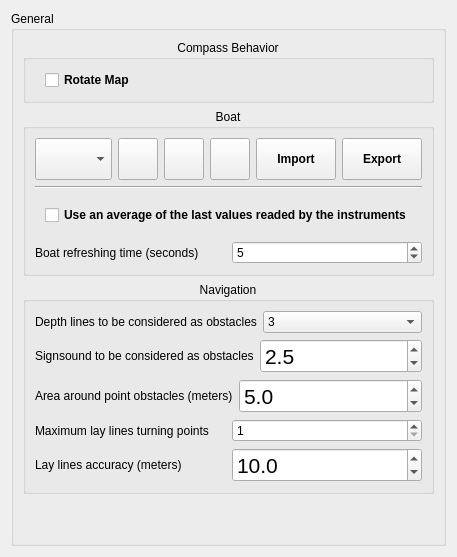
     <widget class="QWidget" name="generalTAB">
      <attribute name="title">
       <string>General</string>
      </attribute>
      <layout class="QVBoxLayout" name="verticalLayout_6">
       <item>
        <widget class="QGroupBox" name="groupBox_7">
         <property name="sizePolicy">
          <sizepolicy hsizetype="Expanding" vsizetype="Expanding">
           <horstretch>0</horstretch>
           <verstretch>0</verstretch>
          </sizepolicy>
         </property>
         <property name="title">
          <string>General</string>
         </property>
         <layout class="QVBoxLayout" name="verticalLayout_15">
          <item>
           <widget class="QGroupBox" name="groupBox_8">
            <property name="sizePolicy">
             <sizepolicy hsizetype="Expanding" vsizetype="Preferred">
              <horstretch>0</horstretch>
              <verstretch>0</verstretch>
             </sizepolicy>
            </property>
            <property name="font">
             <font/>
            </property>
            <property name="contextMenuPolicy">
             <enum>Qt::NoContextMenu</enum>
            </property>
            <property name="title">
             <string>Compass Behavior</string>
            </property>
            <property name="alignment">
             <set>Qt::AlignHCenter|Qt::AlignTop</set>
            </property>
            <property name="flat">
             <bool>true</bool>
            </property>
            <layout class="QVBoxLayout" name="verticalLayout_18">
             <property name="topMargin">
              <number>0</number>
             </property>
             <property name="bottomMargin">
              <number>0</number>
             </property>
             <item>
              <layout class="QVBoxLayout" name="verticalLayout_9">
               <property name="margin">
                <number>10</number>
               </property>
               <item>
                <widget class="QCheckBox" name="rotateMapCB">
                 <property name="font">
                  <font>
                   <weight>75</weight>
                   <italic>false</italic>
                   <bold>true</bold>
                  </font>
                 </property>
                 <property name="text">
                  <string>Rotate Map</string>
                 </property>
                </widget>
               </item>
              </layout>
             </item>
            </layout>
           </widget>
          </item>
          <item>
           <widget class="QGroupBox" name="groupBox_21">
            <property name="sizePolicy">
             <sizepolicy hsizetype="Expanding" vsizetype="Preferred">
              <horstretch>0</horstretch>
              <verstretch>0</verstretch>
             </sizepolicy>
            </property>
            <property name="font">
             <font/>
            </property>
            <property name="title">
             <string>Boat</string>
            </property>
            <property name="alignment">
             <set>Qt::AlignHCenter|Qt::AlignTop</set>
            </property>
            <property name="flat">
             <bool>true</bool>
            </property>
            <layout class="QVBoxLayout" name="verticalLayout_8">
             <item>
              <layout class="QHBoxLayout" name="horizontalLayout_5">
               <item>
                <widget class="QComboBox" name="boatNameBox">
                 <property name="sizePolicy">
                  <sizepolicy hsizetype="Expanding" vsizetype="Fixed">
                   <horstretch>0</horstretch>
                   <verstretch>0</verstretch>
                  </sizepolicy>
                 </property>
                 <property name="minimumSize">
                  <size>
                   <width>0</width>
                   <height>42</height>
                  </size>
                 </property>
                 <property name="baseSize">
                  <size>
                   <width>0</width>
                   <height>0</height>
                  </size>
                 </property>
                 <property name="font">
                  <font/>
                 </property>
                 <property name="toolTip">
                  <string>&lt;!DOCTYPE HTML PUBLIC &quot;-//W3C//DTD HTML 4.0//EN&quot; &quot;http://www.w3.org/TR/REC-html40/strict.dtd&quot;&gt;
&lt;html&gt;&lt;head&gt;&lt;meta name=&quot;qrichtext&quot; content=&quot;1&quot; /&gt;&lt;style type=&quot;text/css&quot;&gt;
p, li { white-space: pre-wrap; }
&lt;/style&gt;&lt;/head&gt;&lt;body style=&quot; font-family:'Sans Serif'; font-size:16pt; font-weight:400; font-style:normal;&quot;&gt;
&lt;p style=&quot; margin-top:0px; margin-bottom:0px; margin-left:0px; margin-right:0px; -qt-block-indent:0; text-indent:0px;&quot;&gt;Boat that will be used for sailing.&lt;/p&gt;&lt;/body&gt;&lt;/html&gt;</string>
                 </property>
                </widget>
               </item>
               <item>
                <widget class="QPushButton" name="editButton">
                 <property name="minimumSize">
                  <size>
                   <width>0</width>
                   <height>42</height>
                  </size>
                 </property>
                 <property name="font">
                  <font>
                   <weight>75</weight>
                   <italic>false</italic>
                   <bold>true</bold>
                  </font>
                 </property>
                 <property name="toolTip">
                  <string>&lt;!DOCTYPE HTML PUBLIC &quot;-//W3C//DTD HTML 4.0//EN&quot; &quot;http://www.w3.org/TR/REC-html40/strict.dtd&quot;&gt;
&lt;html&gt;&lt;head&gt;&lt;meta name=&quot;qrichtext&quot; content=&quot;1&quot; /&gt;&lt;style type=&quot;text/css&quot;&gt;
p, li { white-space: pre-wrap; }
&lt;/style&gt;&lt;/head&gt;&lt;body style=&quot; font-family:'Sans Serif'; font-size:16pt; font-weight:400; font-style:normal;&quot;&gt;
&lt;p style=&quot; margin-top:0px; margin-bottom:0px; margin-left:0px; margin-right:0px; -qt-block-indent:0; text-indent:0px;&quot;&gt;Edit the details of the selected boat.&lt;/p&gt;&lt;/body&gt;&lt;/html&gt;</string>
                 </property>
                 <property name="text">
                  <string/>
                 </property>
                 <property name="icon">
                  <iconset resource="../resources/resources.qrc">
                   <normaloff>:/configure.png</normaloff>:/configure.png</iconset>
                 </property>
                 <property name="iconSize">
                  <size>
                   <width>32</width>
                   <height>32</height>
                  </size>
                 </property>
                </widget>
               </item>
               <item>
                <widget class="QPushButton" name="newButton">
                 <property name="minimumSize">
                  <size>
                   <width>0</width>
                   <height>42</height>
                  </size>
                 </property>
                 <property name="font">
                  <font>
                   <weight>75</weight>
                   <italic>false</italic>
                   <bold>true</bold>
                  </font>
                 </property>
                 <property name="toolTip">
                  <string>&lt;!DOCTYPE HTML PUBLIC &quot;-//W3C//DTD HTML 4.0//EN&quot; &quot;http://www.w3.org/TR/REC-html40/strict.dtd&quot;&gt;
&lt;html&gt;&lt;head&gt;&lt;meta name=&quot;qrichtext&quot; content=&quot;1&quot; /&gt;&lt;style type=&quot;text/css&quot;&gt;
p, li { white-space: pre-wrap; }
&lt;/style&gt;&lt;/head&gt;&lt;body style=&quot; font-family:'Sans Serif'; font-size:16pt; font-weight:400; font-style:normal;&quot;&gt;
&lt;p style=&quot; margin-top:0px; margin-bottom:0px; margin-left:0px; margin-right:0px; -qt-block-indent:0; text-indent:0px;&quot;&gt;Add a new boat.&lt;/p&gt;&lt;/body&gt;&lt;/html&gt;</string>
                 </property>
                 <property name="text">
                  <string/>
                 </property>
                 <property name="icon">
                  <iconset resource="../resources/resources.qrc">
                   <normaloff>:/add</normaloff>:/add</iconset>
                 </property>
                 <property name="iconSize">
                  <size>
                   <width>32</width>
                   <height>32</height>
                  </size>
                 </property>
                </widget>
               </item>
               <item>
                <widget class="QPushButton" name="deleteButton">
                 <property name="minimumSize">
                  <size>
                   <width>0</width>
                   <height>42</height>
                  </size>
                 </property>
                 <property name="font">
                  <font>
                   <weight>75</weight>
                   <italic>false</italic>
                   <bold>true</bold>
                  </font>
                 </property>
                 <property name="toolTip">
                  <string>&lt;!DOCTYPE HTML PUBLIC &quot;-//W3C//DTD HTML 4.0//EN&quot; &quot;http://www.w3.org/TR/REC-html40/strict.dtd&quot;&gt;
&lt;html&gt;&lt;head&gt;&lt;meta name=&quot;qrichtext&quot; content=&quot;1&quot; /&gt;&lt;style type=&quot;text/css&quot;&gt;
p, li { white-space: pre-wrap; }
&lt;/style&gt;&lt;/head&gt;&lt;body style=&quot; font-family:'Sans Serif'; font-size:16pt; font-weight:400; font-style:normal;&quot;&gt;
&lt;p style=&quot; margin-top:0px; margin-bottom:0px; margin-left:0px; margin-right:0px; -qt-block-indent:0; text-indent:0px;&quot;&gt;Delete the selected boat.&lt;/p&gt;&lt;/body&gt;&lt;/html&gt;</string>
                 </property>
                 <property name="text">
                  <string/>
                 </property>
                 <property name="icon">
                  <iconset resource="../resources/resources.qrc">
                   <normaloff>:/button_cancel.png</normaloff>:/button_cancel.png</iconset>
                 </property>
                 <property name="iconSize">
                  <size>
                   <width>32</width>
                   <height>32</height>
                  </size>
                 </property>
                </widget>
               </item>
               <item>
                <widget class="QPushButton" name="importButton">
                 <property name="minimumSize">
                  <size>
                   <width>0</width>
                   <height>42</height>
                  </size>
                 </property>
                 <property name="font">
                  <font>
                   <weight>75</weight>
                   <italic>false</italic>
                   <bold>true</bold>
                  </font>
                 </property>
                 <property name="toolTip">
                  <string>&lt;!DOCTYPE HTML PUBLIC &quot;-//W3C//DTD HTML 4.0//EN&quot; &quot;http://www.w3.org/TR/REC-html40/strict.dtd&quot;&gt;
&lt;html&gt;&lt;head&gt;&lt;meta name=&quot;qrichtext&quot; content=&quot;1&quot; /&gt;&lt;style type=&quot;text/css&quot;&gt;
p, li { white-space: pre-wrap; }
&lt;/style&gt;&lt;/head&gt;&lt;body style=&quot; font-family:'Sans Serif'; font-size:16pt; font-weight:400; font-style:normal;&quot;&gt;
&lt;p style=&quot; margin-top:0px; margin-bottom:0px; margin-left:0px; margin-right:0px; -qt-block-indent:0; text-indent:0px;&quot;&gt;Import a UpWind boat file.&lt;/p&gt;&lt;/body&gt;&lt;/html&gt;</string>
                 </property>
                 <property name="text">
                  <string>Import</string>
                 </property>
                </widget>
               </item>
               <item>
                <widget class="QPushButton" name="exportButton">
                 <property name="minimumSize">
                  <size>
                   <width>0</width>
                   <height>42</height>
                  </size>
                 </property>
                 <property name="font">
                  <font>
                   <weight>75</weight>
                   <italic>false</italic>
                   <bold>true</bold>
                  </font>
                 </property>
                 <property name="toolTip">
                  <string>&lt;!DOCTYPE HTML PUBLIC &quot;-//W3C//DTD HTML 4.0//EN&quot; &quot;http://www.w3.org/TR/REC-html40/strict.dtd&quot;&gt;
&lt;html&gt;&lt;head&gt;&lt;meta name=&quot;qrichtext&quot; content=&quot;1&quot; /&gt;&lt;style type=&quot;text/css&quot;&gt;
p, li { white-space: pre-wrap; }
&lt;/style&gt;&lt;/head&gt;&lt;body style=&quot; font-family:'Sans Serif'; font-size:16pt; font-weight:400; font-style:normal;&quot;&gt;
&lt;p style=&quot; margin-top:0px; margin-bottom:0px; margin-left:0px; margin-right:0px; -qt-block-indent:0; text-indent:0px;&quot;&gt;Export the information of this boat to an xml file ( UpWind boat ).&lt;/p&gt;&lt;/body&gt;&lt;/html&gt;</string>
                 </property>
                 <property name="text">
                  <string>Export</string>
                 </property>
                </widget>
               </item>
              </layout>
             </item>
             <item>
              <widget class="Line" name="line">
               <property name="orientation">
                <enum>Qt::Horizontal</enum>
               </property>
              </widget>
             </item>
             <item>
              <layout class="QHBoxLayout" name="horizontalLayout_10">
               <property name="spacing">
                <number>6</number>
               </property>
               <property name="margin">
                <number>10</number>
               </property>
               <item>
                <widget class="QCheckBox" name="useAvgDataCheckBox">
                 <property name="font">
                  <font>
                   <weight>75</weight>
                   <italic>false</italic>
                   <bold>true</bold>
                  </font>
                 </property>
                 <property name="toolTip">
                  <string>&lt;!DOCTYPE HTML PUBLIC &quot;-//W3C//DTD HTML 4.0//EN&quot; &quot;http://www.w3.org/TR/REC-html40/strict.dtd&quot;&gt;
&lt;html&gt;&lt;head&gt;&lt;meta name=&quot;qrichtext&quot; content=&quot;1&quot; /&gt;&lt;style type=&quot;text/css&quot;&gt;
p, li { white-space: pre-wrap; }
&lt;/style&gt;&lt;/head&gt;&lt;body style=&quot; font-family:'Sans Serif'; font-size:9pt; font-weight:400; font-style:normal;&quot;&gt;
&lt;p style=&quot; margin-top:0px; margin-bottom:0px; margin-left:0px; margin-right:0px; -qt-block-indent:0; text-indent:0px;&quot;&gt;&lt;span style=&quot; font-size:16pt;&quot;&gt;Use an average of the 4 last values readed by the instruments to draw de boat and lay lines. Only uses the average of the TWA, wind velocity and boat angle (heading).&lt;/span&gt;&lt;/p&gt;&lt;/body&gt;&lt;/html&gt;</string>
                 </property>
                 <property name="text">
                  <string>Use an average of the last values readed by the instruments</string>
                 </property>
                </widget>
               </item>
              </layout>
             </item>
             <item>
              <layout class="QHBoxLayout" name="horizontalLayout_7">
               <item>
                <widget class="QLabel" name="boatRefreshTimeLabel">
                 <property name="font">
                  <font/>
                 </property>
                 <property name="text">
                  <string>Boat refreshing time (seconds)</string>
                 </property>
                 <property name="margin">
                  <number>10</number>
                 </property>
                </widget>
               </item>
               <item>
                <widget class="QSpinBox" name="boatRefreshTimeSpinBox">
                 <property name="font">
                  <font/>
                 </property>
                 <property name="toolTip">
                  <string>&lt;!DOCTYPE HTML PUBLIC &quot;-//W3C//DTD HTML 4.0//EN&quot; &quot;http://www.w3.org/TR/REC-html40/strict.dtd&quot;&gt;
&lt;html&gt;&lt;head&gt;&lt;meta name=&quot;qrichtext&quot; content=&quot;1&quot; /&gt;&lt;style type=&quot;text/css&quot;&gt;
p, li { white-space: pre-wrap; }
&lt;/style&gt;&lt;/head&gt;&lt;body style=&quot; font-family:'Sans Serif'; font-size:9pt; font-weight:400; font-style:normal;&quot;&gt;
&lt;p style=&quot; margin-top:0px; margin-bottom:0px; margin-left:0px; margin-right:0px; -qt-block-indent:0; text-indent:0px;&quot;&gt;&lt;span style=&quot; font-size:16pt;&quot;&gt;Interval of time for refreshing the boat graphic, the checkpoint and the lay lines. A safe value would be 5 seconds. Smaller values may damage the application performance.&lt;/span&gt;&lt;/p&gt;&lt;/body&gt;&lt;/html&gt;</string>
                 </property>
                 <property name="minimum">
                  <number>1</number>
                 </property>
                 <property name="value">
                  <number>5</number>
                 </property>
                </widget>
               </item>
              </layout>
             </item>
            </layout>
           </widget>
          </item>
          <item>
           <widget class="QGroupBox" name="groupBox_144">
            <property name="sizePolicy">
             <sizepolicy hsizetype="Expanding" vsizetype="Preferred">
              <horstretch>0</horstretch>
              <verstretch>0</verstretch>
             </sizepolicy>
            </property>
            <property name="font">
             <font/>
            </property>
            <property name="title">
             <string>Navigation</string>
            </property>
            <property name="alignment">
             <set>Qt::AlignHCenter|Qt::AlignTop</set>
            </property>
            <property name="flat">
             <bool>true</bool>
            </property>
            <layout class="QVBoxLayout" name="verticalLayout_17">
             <item>
              <layout class="QHBoxLayout" name="horizontalLayout_15">
               <item>
                <widget class="QLabel" name="mindepthLabel">
                 <property name="font">
                  <font/>
                 </property>
                 <property name="text">
                  <string>Depth lines to be considered as obstacles</string>
                 </property>
                 <property name="margin">
                  <number>10</number>
                 </property>
                </widget>
               </item>
               <item>
                <widget class="QComboBox" name="mindepthBox">
                 <property name="font">
                  <font/>
                 </property>
                 <item>
                  <property name="text">
                   <string>3</string>
                  </property>
                 </item>
                 <item>
                  <property name="text">
                   <string>6</string>
                  </property>
                 </item>
                </widget>
               </item>
              </layout>
             </item>
             <item>
              <layout class="QHBoxLayout" name="horizontalLayout_4">
               <item>
                <widget class="QLabel" name="signsoundLabel">
                 <property name="font">
                  <font/>
                 </property>
                 <property name="text">
                  <string>Signsound to be considered as obstacles</string>
                 </property>
                 <property name="margin">
                  <number>10</number>
                 </property>
                </widget>
               </item>
               <item>
                <widget class="QDoubleSpinBox" name="signsoundSpinBox">
                 <property name="font">
                  <font>
                   <pointsize>16</pointsize>
                  </font>
                 </property>
                 <property name="toolTip">
                  <string>&lt;!DOCTYPE HTML PUBLIC &quot;-//W3C//DTD HTML 4.0//EN&quot; &quot;http://www.w3.org/TR/REC-html40/strict.dtd&quot;&gt;
&lt;html&gt;&lt;head&gt;&lt;meta name=&quot;qrichtext&quot; content=&quot;1&quot; /&gt;&lt;style type=&quot;text/css&quot;&gt;
p, li { white-space: pre-wrap; }
&lt;/style&gt;&lt;/head&gt;&lt;body style=&quot; font-family:'Sans Serif'; font-size:9pt; font-weight:400; font-style:normal;&quot;&gt;
&lt;p style=&quot; margin-top:0px; margin-bottom:0px; margin-left:0px; margin-right:0px; -qt-block-indent:0; text-indent:0px;&quot;&gt;&lt;span style=&quot; font-size:16pt;&quot;&gt;In the range from 0 meters until this value, they will be considered as obstacles. The result will be a combination of the depth and the offset for the point obstacles.&lt;/span&gt;&lt;/p&gt;&lt;/body&gt;&lt;/html&gt;</string>
                 </property>
                 <property name="decimals">
                  <number>1</number>
                 </property>
                 <property name="maximum">
                  <double>50.000000000000000</double>
                 </property>
                 <property name="singleStep">
                  <double>0.100000000000000</double>
                 </property>
                 <property name="value">
                  <double>2.500000000000000</double>
                 </property>
                </widget>
               </item>
              </layout>
             </item>
             <item>
              <layout class="QHBoxLayout" name="horizontalLayout_16">
               <item>
                <widget class="QLabel" name="poffsetLabel">
                 <property name="font">
                  <font/>
                 </property>
                 <property name="text">
                  <string>Area around point obstacles (meters)</string>
                 </property>
                 <property name="margin">
                  <number>10</number>
                 </property>
                </widget>
               </item>
               <item>
                <widget class="QDoubleSpinBox" name="poffsetSpinBox">
                 <property name="font">
                  <font>
                   <pointsize>16</pointsize>
                  </font>
                 </property>
                 <property name="toolTip">
                  <string>&lt;!DOCTYPE HTML PUBLIC &quot;-//W3C//DTD HTML 4.0//EN&quot; &quot;http://www.w3.org/TR/REC-html40/strict.dtd&quot;&gt;
&lt;html&gt;&lt;head&gt;&lt;meta name=&quot;qrichtext&quot; content=&quot;1&quot; /&gt;&lt;style type=&quot;text/css&quot;&gt;
p, li { white-space: pre-wrap; }
&lt;/style&gt;&lt;/head&gt;&lt;body style=&quot; font-family:'Sans Serif'; font-size:9pt; font-weight:400; font-style:normal;&quot;&gt;
&lt;p style=&quot; margin-top:0px; margin-bottom:0px; margin-left:0px; margin-right:0px; -qt-block-indent:0; text-indent:0px;&quot;&gt;&lt;span style=&quot; font-size:16pt;&quot;&gt;Offset to be aplied to dangerous points (navaid, rocks, etc). This distance is setup around them, as a radius. Depending on the type, this number will be multiplied.&lt;/span&gt;&lt;/p&gt;&lt;/body&gt;&lt;/html&gt;</string>
                 </property>
                 <property name="decimals">
                  <number>1</number>
                 </property>
                 <property name="minimum">
                  <double>0.100000000000000</double>
                 </property>
                 <property name="maximum">
                  <double>50.000000000000000</double>
                 </property>
                 <property name="singleStep">
                  <double>1.000000000000000</double>
                 </property>
                 <property name="value">
                  <double>5.000000000000000</double>
                 </property>
                </widget>
               </item>
              </layout>
             </item>
             <item>
              <layout class="QHBoxLayout" name="horizontalLayout_17">
               <item>
                <widget class="QLabel" name="maxturnLabel">
                 <property name="font">
                  <font/>
                 </property>
                 <property name="text">
                  <string>Maximum lay lines turning points</string>
                 </property>
                 <property name="margin">
                  <number>10</number>
                 </property>
                </widget>
               </item>
               <item>
                <widget class="QSpinBox" name="maxturnSpinBox">
                 <property name="font">
                  <font/>
                 </property>
                 <property name="toolTip">
                  <string>&lt;!DOCTYPE HTML PUBLIC &quot;-//W3C//DTD HTML 4.0//EN&quot; &quot;http://www.w3.org/TR/REC-html40/strict.dtd&quot;&gt;
&lt;html&gt;&lt;head&gt;&lt;meta name=&quot;qrichtext&quot; content=&quot;1&quot; /&gt;&lt;style type=&quot;text/css&quot;&gt;
p, li { white-space: pre-wrap; }
&lt;/style&gt;&lt;/head&gt;&lt;body style=&quot; font-family:'Sans Serif'; font-size:9pt; font-weight:400; font-style:normal;&quot;&gt;
&lt;p style=&quot; margin-top:0px; margin-bottom:0px; margin-left:0px; margin-right:0px; -qt-block-indent:0; text-indent:0px;&quot;&gt;&lt;span style=&quot; font-size:16pt;&quot;&gt;Maximum number of turning points to be calculated between our possition and the next checkpoint of the course.&lt;/span&gt;&lt;/p&gt;&lt;/body&gt;&lt;/html&gt;</string>
                 </property>
                 <property name="minimum">
                  <number>1</number>
                 </property>
                 <property name="maximum">
                  <number>20</number>
                 </property>
                </widget>
               </item>
              </layout>
             </item>
             <item>
              <layout class="QHBoxLayout" name="horizontalLayout_18">
               <item>
                <widget class="QLabel" name="accuLabel">
                 <property name="font">
                  <font/>
                 </property>
                 <property name="text">
                  <string>Lay lines accuracy (meters)</string>
                 </property>
                 <property name="margin">
                  <number>10</number>
                 </property>
                </widget>
               </item>
               <item>
                <widget class="QDoubleSpinBox" name="accuSpinBox">
                 <property name="font">
                  <font>
                   <pointsize>16</pointsize>
                  </font>
                 </property>
                 <property name="toolTip">
                  <string>&lt;!DOCTYPE HTML PUBLIC &quot;-//W3C//DTD HTML 4.0//EN&quot; &quot;http://www.w3.org/TR/REC-html40/strict.dtd&quot;&gt;
&lt;html&gt;&lt;head&gt;&lt;meta name=&quot;qrichtext&quot; content=&quot;1&quot; /&gt;&lt;style type=&quot;text/css&quot;&gt;
p, li { white-space: pre-wrap; }
&lt;/style&gt;&lt;/head&gt;&lt;body style=&quot; font-family:'Sans Serif'; font-size:9pt; font-weight:400; font-style:normal;&quot;&gt;
&lt;p style=&quot; margin-top:0px; margin-bottom:0px; margin-left:0px; margin-right:0px; -qt-block-indent:0; text-indent:0px;&quot;&gt;&lt;span style=&quot; font-size:16pt;&quot;&gt;This represents how close to the obstacles will be the lay lines. Smaller values will take more CPU time. Don't try to be too much accurate, because you'll never be so when sailing.&lt;/span&gt;&lt;/p&gt;&lt;/body&gt;&lt;/html&gt;</string>
                 </property>
                 <property name="decimals">
                  <number>1</number>
                 </property>
                 <property name="minimum">
                  <double>1.000000000000000</double>
                 </property>
                 <property name="maximum">
                  <double>100.000000000000000</double>
                 </property>
                 <property name="singleStep">
                  <double>1.000000000000000</double>
                 </property>
                 <property name="value">
                  <double>10.000000000000000</double>
                 </property>
                </widget>
               </item>
              </layout>
             </item>
            </layout>
           </widget>
          </item>
          <item>
           <spacer name="verticalSpacer">
            <property name="orientation">
             <enum>Qt::Vertical</enum>
            </property>
            <property name="sizeHint" stdset="0">
             <size>
              <width>20</width>
              <height>40</height>
             </size>
            </property>
           </spacer>
          </item>
         </layout>
        </widget>
       </item>
      </layout>
     </widget>
